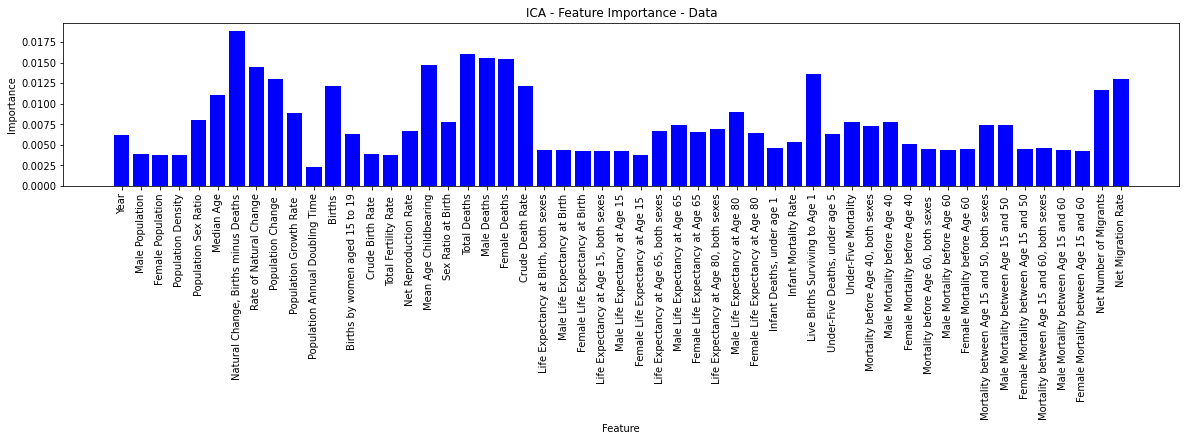

This chart was generated by the following Python code:
import numpy as np
import pandas as pd
import matplotlib.pyplot as plt
from sklearn.preprocessing import StandardScaler, MinMaxScaler
from sklearn.model_selection import train_test_split
from sklearn.decomposition import PCA, FastICA, FactorAnalysis
from sklearn.discriminant_analysis import LinearDiscriminantAnalysis as LDA
from sklearn.cross_decomposition import CCA
from sklearn.manifold import MDS, Isomap, LocallyLinearEmbedding
from sklearn.impute import SimpleImputer

# Function to read and preprocess the CSV data
def preprocess_csv(input_file, pred_att):
    # Read the CSV file
    dataframe = pd.read_csv(input_file)
    
    # Clean numeric columns with commas
    for col in dataframe.columns:
        if dataframe[col].dtype == object:  # Check if the column contains non-numeric values
            try:
                dataframe[col] = dataframe[col].str.replace(',', '').astype(float)
            except ValueError:
                pass  # If conversion fails (e.g., non-numeric strings), leave the column as is
    
    # Fill NaN values with the mean of each column
    imputer = SimpleImputer(strategy='mean')
    dataframe = pd.DataFrame(imputer.fit_transform(dataframe), columns=dataframe.columns)
    
    # Separate the date column into year and month
    if 'Date' in dataframe.columns:
        dataframe['Year'] = dataframe['Date'].apply(lambda x: int(str(x)[:4]))
        dataframe['Month'] = dataframe['Date'].apply(lambda x: int(str(x)[4:6]))
        dataframe = dataframe.drop('Date', axis=1)
    
    # Separate features and labels
    features = dataframe.drop(pred_att, axis=1)
    features_name = features.columns.tolist()
    labels = dataframe[pred_att]
    labels = np.array(labels)

    return features, labels
def plot_feature_importance(importance, feature_names, title, save_path, DSName):
    plt.figure(figsize=(20, 3))
    plt.bar(feature_names, importance, color='blue')
    plt.title(title + ' - Feature Importance' + ' - '+DSName)
    plt.ylabel('Importance')
    plt.xlabel('Feature')
    plt.xticks(rotation=90)
    plt.tight_layout()
    plt.savefig(save_path, bbox_inches='tight')
    plt.show()
# Load and preprocess the data
DSName = "Data"
input_file =  DSName + '.csv'
pred_att = 'Population'

features, labels = preprocess_csv(input_file, pred_att)

# Normalize features
scaler = StandardScaler()
X_scaled = scaler.fit_transform(features)

# Generate synthetic labels for LDA (binarize population into high/low categories)
y = (labels > np.median(labels)).astype(int)

result_dir = 'Results123'

# Apply ICA
ica = FastICA(n_components=2)
X_ica = ica.fit_transform(X_scaled)
ica_importance = np.abs(ica.components_).sum(axis=0)
plot_feature_importance(ica_importance, features.columns.tolist(), 'ICA', f'ICA.png', DSName)


